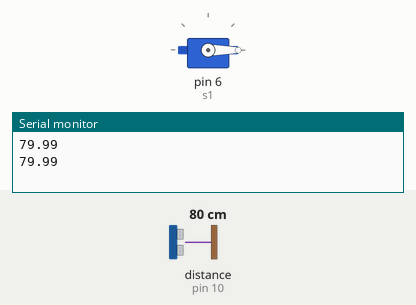
This sketch was run on a simulated Arduino Uno, built with avr-gcc and run on an emulated ATmega328P. On the bench: servo, the last lines printed to the serial monitor. The test bench sets the inputs (shaded band); at power-on: distance to the obstacle (sensor on pin 10) 80 cm. The echo pulse lasts 58.3 µs per cm.

Above: at 1.8 s.
1.9 s: distance to the obstacle (sensor on pin 10) set to 23 cm
3.4 s: distance to the obstacle (sensor on pin 10) set to 18 cm
At 5.1 s:
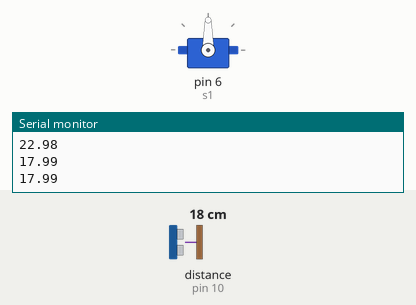
5.5 s: distance to the obstacle (sensor on pin 10) set to 35 cm
At 6.8 s:
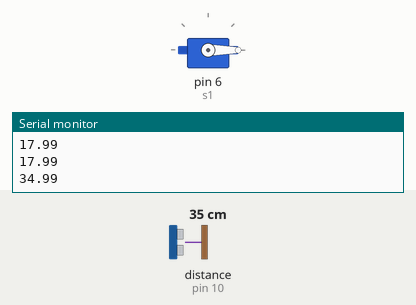
7.5 s: distance to the obstacle (sensor on pin 10) set to 2 cm
At 8.5 s:
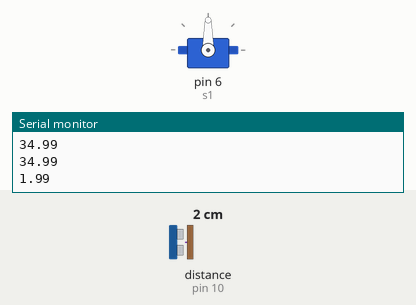
Timing chart, 0 to 10.5 s (numbered marks = the images above; inputs shaded):
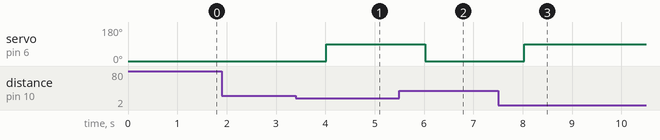

Measured:
- the behaviour switches between 21 and 20 cm on distance to the obstacle (sensor on pin 10) (found by bisection; images 0 and 1)
- after the input at 3.4 s, servo on pin 6 (s1): 0° → 90° after 0.62 s
- after the input at 5.5 s, servo on pin 6 (s1): 90° → 0° after 0.52 s
- after the input at 7.5 s, servo on pin 6 (s1): 0° → 90° after 0.53 s

The sketch:

automatic_hand_sanitizer_dispenser_.ino
```cpp
#include<Servo.h>
Servo s1;
float t;
float d;
void setup ()
{
  Serial.begin(9600);
  s1.attach(6);
  pinMode (9, OUTPUT);
  pinMode (10, INPUT);
  }

void loop ()
{
digitalWrite (9, LOW) ;
  delayMicroseconds (10);
  digitalWrite (9, HIGH);
  delayMicroseconds (10);
  digitalWrite (9, LOW);
  t=pulseIn (10, HIGH);

d=(t*0.0343)/2;
  Serial.println (d);
  if(d<=20)
  {
   s1.write(90);
   delay(1000);
   }
  else
  {
  s1.write(0);
  delay(1000);
}
}
```
